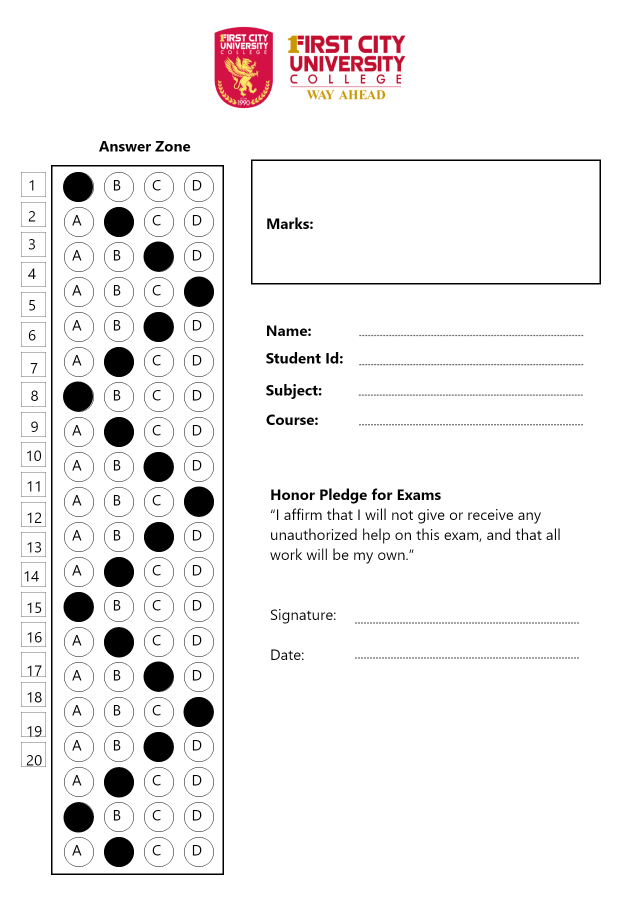
#> input picture Resources/OMR_Long_Short.png, 1240 x 1812 px (shown at 1/2 size)
$ python Test_Long.py
#> lines starting #> are read from the running program, lines starting #| are printed output that depends on the picture; after the words box and inside, x2 and y2 are one past the last pixel; in counts of white or black regions, pixels touching at a corner belong together
### utility_long.py
import cv2
import numpy as np

# 1. STACK ALL THE IMAGES IN ONE WINDOW (FIXED LOGIC)
def stackImages(imgArray,scale,lables=[]):
    rows = len(imgArray)
    cols = len(imgArray[0])
    rowsAvailable = isinstance(imgArray[0], list)
    width = imgArray[0][0].shape[1]
    height = imgArray[0][0].shape[0]
    if rowsAvailable:
        for x in range ( 0, rows):
            for y in range(0, cols):
                imgArray[x][y] = cv2.resize(imgArray[x][y], (0, 0), None, scale, scale)
                if len(imgArray[x][y].shape) == 2: imgArray[x][y]= cv2.cvtColor( imgArray[x][y], cv2.COLOR_GRAY2BGR)
        imageBlank = np.zeros((height, width, 3), np.uint8)
        hor = [imageBlank]*rows
        hor_con = [imageBlank]*rows
        for x in range(0, rows):
            hor[x] = np.hstack(imgArray[x])
            hor_con[x] = np.concatenate(imgArray[x])
        ver = np.vstack(hor)
        ver_con = np.concatenate(hor)
    else:
        for x in range(0, rows):
            imgArray[x] = cv2.resize(imgArray[x], (0, 0), None, scale, scale)
            if len(imgArray[x].shape) == 2: imgArray[x] = cv2.cvtColor(imgArray[x], cv2.COLOR_GRAY2BGR)
        hor= np.hstack(imgArray)
        hor_con= np.concatenate(imgArray)
        ver = hor
    if len(lables) != 0:
        eachImgWidth= int(ver.shape[1] / cols)
        eachImgHeight = int(ver.shape[0] / rows)
        #print(eachImgHeight)
        for d in range(0, rows):
            for c in range (0,cols):
                cv2.rectangle(ver,(c*eachImgWidth,eachImgHeight*d),(c*eachImgWidth+len(lables[d][c])*13+27,30+eachImgHeight*d),(255,255,255),cv2.FILLED)
                cv2.putText(ver,lables[d][c],(eachImgWidth*c+10,eachImgHeight*d+20),cv2.FONT_HERSHEY_COMPLEX,0.7,(255,0,255),2)
    return ver

# 2. IDENTIFY RECTANGLE CONTOURS
def rectContour(contours):

    rectCon = []     #CREATE NEW LIST
    max_area = 0

    # 2.1. LOOP THROUGH ALL CONTOURS
    for i in contours:
        area = cv2.contourArea(i)
        # print(area) # CHECK CONTOUR AREA

        if area > 50:
            peri = cv2.arcLength(i, True)
            approx = cv2.approxPolyDP(i, 0.02 * peri, True)
            # print("Corner Points: ", len(approx))
            if len(approx) == 4:
                # print(i)
                rectCon.append(i)
                # print(rectCon)
    # 2.2. REORDER AND SORT RECTCON, BASED ON OMR FORM
    rectCon = sorted(rectCon, key=cv2.contourArea,reverse=True) # reverse=True, sort in descending order (biggest to smallest)
    # print(len(rectCon))
    return rectCon

# 3. TBA
def reorder(myPoints):
    myPoints = myPoints.reshape((4, 2)) # REMOVE EXTRA BRACKET
    myPointsNew = np.zeros((4, 1, 2), np.int32) # NEW MATRIX WITH ARRANGED POINTS
    add = myPoints.sum(1)
    # print(myPoints)
    # print(add)
    myPointsNew[0] = myPoints[np.argmin(add)]  #[0,0]
    # print(np.argmax(add))
    myPointsNew[3] =myPoints[np.argmax(add)]   #[w,h]
    diff = np.diff(myPoints, axis=1)
    myPointsNew[1] =myPoints[np.argmin(diff)]  #[w,0]
    myPointsNew[2] = myPoints[np.argmax(diff)] #[h,0]
    # print(diff)
    return myPointsNew

# 4. SPLIT BUBBLES VERTICALLY INSIDE OF ANSWER ZONE
def splitBoxes(img):

    rows = np.vsplit(img,20)     # 10, because there is 10 rows
    cv2.imshow("Split",rows[0])

    # Split bubbles horizontally
    boxes=[]
    for r in rows:
        cols= np.hsplit(r,4)   # 4, because there is 4 questions per column
        for box in cols:
            boxes.append(box)
            cv2.imshow("Split",box)
    return boxes

# 5. GET CORNER POINTS OF CONTOUR
def getCornerPoints(cont):
    peri = cv2.arcLength(cont, True) # LENGTH OF CONTOUR
    approx = cv2.approxPolyDP(cont, 0.02 * peri, True) # APPROXIMATE THE POLY TO GET CORNER POINTS
    return approx

# 6. DISPLAY ANSWERS
# def showAnswers(img,myIndex,grading,ans,questions=5,choices=5): # (PREDEFINED)
def showAnswers(img,myIndex,grading,ans,questions,choices):

    # SIMULATE A 5*5 shape (based on answer zone)
    sectWidth = int(img.shape[1]/questions)
    sectHeight = int(img.shape[0]/choices)

    for x in range(0,questions):
        myAns = myIndex[x]

        # [5 lines of commented-out code are left out]

        cY = ((x * sectHeight)//5)+30

        if grading[x]==1:          # LOGIC: 1 correct answer, 0 wrong answer
            if myAns == 0:
                cX = (myAns * sectWidth) + sectWidth // 2 + 50  # DEFAULT FORMAT
                # cY = (x * sectWidth) +20
            elif myAns == 1:
                cX = (myAns * sectWidth) + sectWidth // 2 + 120  # DEFAULT FORMAT
                # cY = (x * sectWidth)+50
            elif myAns == 2:
                cX = (myAns * sectWidth) + sectWidth // 2 + 200  # DEFAULT FORMAT
                # cY = (x * sectWidth)+100
            elif myAns == 3:
                cX = (myAns * sectWidth) + sectWidth // 2 + 270  # DEFAULT FORMAT
                # cY = (x * sectWidth)+150

            myColor = (0,255,0)     # GREEN
            cv2.circle(img,(cX,cY),10,myColor,cv2.FILLED)  # Fill correct answer in GREEN

        elif grading[x]==0:
            if myAns == 0:
                cX = (myAns * sectWidth) + sectWidth // 2 + 50    #DEFAULT FORMAT
            elif myAns == 1:
                cX = (myAns * sectWidth) + sectWidth // 2 + 120    #DEFAULT FORMAT
            elif myAns == 2:
                cX = (myAns * sectWidth) + sectWidth // 2 + 200   #DEFAULT FORMAT
            elif myAns == 3:
                cX = (myAns * sectWidth) + sectWidth // 2 + 270   #DEFAULT FORMAT

            myColor = (123, 24, 24)  # BLUE
            cv2.circle(img, (cX, cY), 10, myColor, cv2.FILLED)  # Fill correct answer in BLUE

            correctAns = ans[x]
            if correctAns== 0:
                cX = (correctAns * sectWidth) + sectWidth // 2 + 50  # DEFAULT FORMAT
            elif correctAns== 1:
                cX = (correctAns* sectWidth) + sectWidth // 2 + 120  # DEFAULT FORMAT
            elif correctAns == 2:
                cX = (correctAns* sectWidth) + sectWidth // 2 + 200  # DEFAULT FORMAT
            elif correctAns == 3:
                cX = (correctAns* sectWidth) + sectWidth // 2 + 270  # DEFAULT FORMAT
            myColor = (0,255,0)     # GREEN
            cv2.circle(img, (cX, cY), 10, myColor, cv2.FILLED)  # Fill correct answer in GREEN


    cv2.imshow("Show Answers",img)
    return img

### Test_Long.py
import cv2
import numpy as np
from PIL import Image

# IMPORT FUNCTIONS FROM utility_long FILE
import utility_long

#########IMAGE#########
# path="sample.jpg"
# path="Resources/OMR_Custom_Shaded_1.png"
path= "Resources/OMR_Long_Short.png"
# ADJUST HERE TO IMRPOVE CLARITY
widthImg=400
heightImg=1000
#########IMAGE#########

##OMR QUESTION FORMAT##
questions=20
choices=4
ans = [0,1,2,3,2,1,0,1,2,3,2,1,0,1,2,3,2,1,0,2]

##OMR QUESTION FORMAT##

# RETRIEVE IMAGE
img=cv2.imread(path)
#> img is the input picture: shape (1812, 1240, 3); mean B, G, R 239.8, 239.7, 241.5

# PREPROCESSING
img=cv2.resize(img,(widthImg,heightImg))
#> img: shape (1000, 400, 3)
imgContours=img.copy()
imgFinal=img.copy()
imgBiggestContours=img.copy()
imgGray=cv2.cvtColor(img,cv2.COLOR_BGR2GRAY)
imgBlur=cv2.GaussianBlur(imgGray,(5,5),1)
imgCanny=cv2.Canny(imgBlur,10,50)
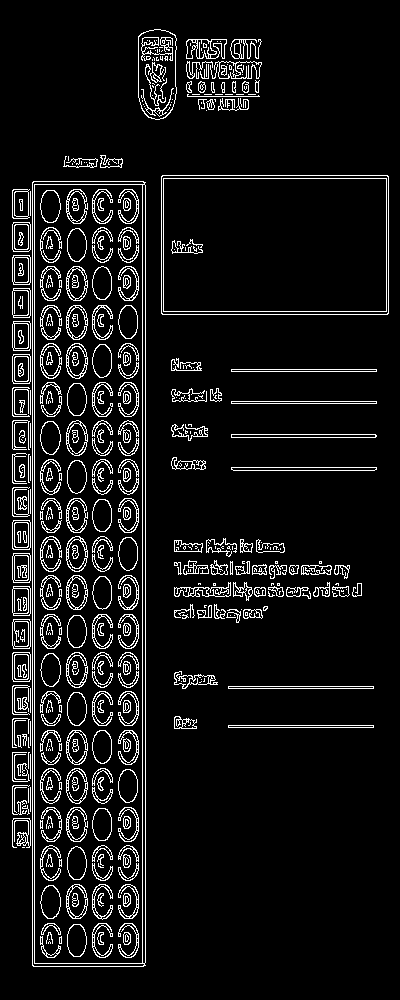
#> imgCanny: shape (1000, 400); 8.2% white in thin lines or dots, all inside (x1, y1, x2, y2) = (12, 29, 389, 967)

# FIND ALL CONTOURS
contours, hierarchy = cv2.findContours(imgCanny,cv2.RETR_EXTERNAL,cv2.CHAIN_APPROX_NONE)
#> contours = 169 contours, 98 with area under 20; largest, box (x1, y1, x2, y2) and area: (32, 181, 146, 967) 88697, (161, 175, 389, 315) 31551, (138, 29, 177, 120) 3064, (214, 61, 262, 79) 596, (186, 39, 227, 59) 594

# DISPLAY CONTOURS, -1 means all index,RGB Green Colour(0,255,0),thickness=10
cv2.drawContours(imgContours,contours,-1,(0,255,0),10)
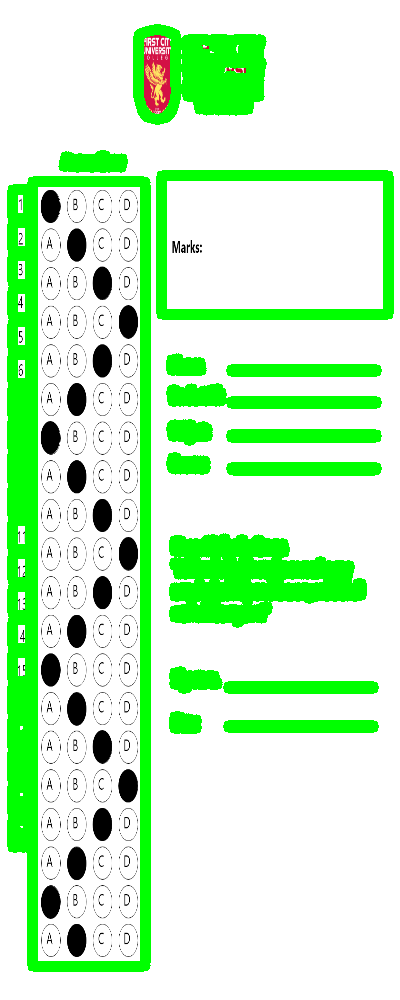
#> imgContours: shape (1000, 400, 3); mean B, G, R 194.8, 245.6, 195.4

# FIND RECTANGLES
rectCon=utility_long.rectContour(contours)
#> the loop in rectContour, `for i in contours:` made 169 passes
#> (area, peri, approx) on passes 15, 22, 26, 27, 49, 68, 77: (290, 294, [[228, 725], [373, 727]]), (290, 294, [[228, 686], [373, 688]]), (517, 91.66, [[13, 652], [13, 681], [29, 681], [29, 652]]), (514, 91.66, [[13, 619], [13, 648], [29, 648], [29, 619]]), (514, 91.66, [[13, 586], [13, 615], [29, 615], [29, 586]]), (115.5, 50.38, [[266, 565], [253, 565], [252, 574], [266, 574]]), (514, 91.66, [[13, 553], [13, 582], [29, 582], [29, 553]])
#> after the loop in rectContour, `for i in contours:`: rectCon = 12 contours; largest, box (x1, y1, x2, y2) and area: (32, 181, 146, 967) 88697, (161, 175, 389, 315) 31551, (12, 652, 31, 682) 517, (12, 520, 31, 550) 517, (12, 354, 31, 384) 516

#BIGGEST CONTOUR (BUBBLE)
biggestContour=utility_long.getCornerPoints(rectCon[0])
#> in getCornerPoints, `peri = cv2.arcLength(cont, True)`: peri = 1795.3
#> in getCornerPoints, `approx = cv2.approxPolyDP(cont, 0.02 * peri, True)`: approx = [[33, 181], [32, 965], [143, 966], [145, 182]]
#> biggestContour = [[33, 181], [32, 965], [143, 966], [145, 182]]
# print(biggestContour.shape)
#2nd BIGGEST CONTOUR (RESULT ZONE)
gradePoints= utility_long.getCornerPoints(rectCon[1])
#> gradePoints = [[161, 176], [162, 314], [388, 313], [387, 175]]

#LOCATE BUBBLE and RESULT ZONE
if biggestContour.size!=0 and gradePoints.size!=0:
    cv2.drawContours(imgBiggestContours,biggestContour,-1,(0,255,0),20)
    cv2.drawContours(imgBiggestContours,gradePoints,-1,(255,0,0),20)
    biggestContour=utility_long.reorder(biggestContour)
#> in reorder, `myPoints = myPoints.reshape((4, 2))`: myPoints = [[33, 181], [32, 965], [143, 966], [145, 182]]
#> in reorder, `add = myPoints.sum(1)`: add = [214, 997, 1109, 327]
#> in reorder, `diff = np.diff(myPoints, axis=1)`: diff = [148, 933, 823, 37]
#> biggestContour = [[33, 181], [145, 182], [32, 965], [143, 966]]
    gradePoints=utility_long.reorder(gradePoints)
#> gradePoints = [[161, 176], [387, 175], [162, 314], [388, 313]]

    # 1. BIRDS EYE VIEW: BUBBLE ZONE
    pt1=np.float32(biggestContour)
#> pt1 = [[33, 181], [145, 182], [32, 965], [143, 966]]
    pt2=np.float32([[0,0],[widthImg,0],[0,heightImg],[widthImg,heightImg]])
    matrix=cv2.getPerspectiveTransform(pt1,pt2)
#> matrix = [[3.56, 0.00455, -118.4], [-0.0113, 1.26, -228], [2.04e-07, -1.14e-05, 1]]
    imgWarpColored=cv2.warpPerspective(img,matrix,(widthImg,heightImg))
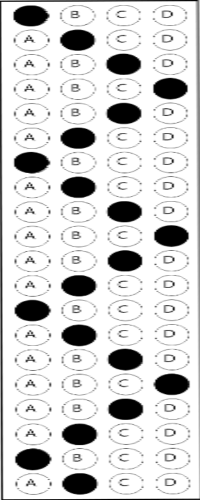
#> imgWarpColored: shape (1000, 400, 3) (shown at 1/2 size); min 0, max 255, mean 212.3
    cv2.imshow("Bubble Zone",imgWarpColored)

    # 2. BIRDS EYE VIEW: GRADE ZONE
    ptGrade1=np.float32(gradePoints)
#> ptGrade1 = [[161, 176], [387, 175], [162, 314], [388, 313]]
    ptGrade2=np.float32([[0,0],[325,0],[0,150],[325,150]])
    matrixGrade=cv2.getPerspectiveTransform(ptGrade1,ptGrade2)
#> matrixGrade = [[1.44, -0.0104, -229.7], [0.00481, 1.09, -192.1], [-8.48e-19, -2.21e-18, 1]]
    imgGradeDisplay=cv2.warpPerspective(img,matrixGrade,(325,150))
    # cv2.imshow("Grade",imgGradeDisplay)

    #3. APPLY THRESHOLD
    imgWarpGray = cv2.cvtColor(imgWarpColored,cv2.COLOR_BGR2GRAY)
    # 170 determines the intensity of the shaded region
    imgThresh =cv2.threshold(imgWarpGray,170,255,cv2.THRESH_BINARY_INV)[1]
#> imgThresh: shape (1000, 400); 17.8% white; 1328 white regions (1187 under 20 px), largest, box (x1, y1, x2, y2) and area: (0, 0, 400, 1000) 9436, (30, 897, 103, 941) 2464, (216, 697, 286, 741) 2442

    # 4. FIND INDIVIDUAL BUBBLES
    boxes = utility_long.splitBoxes(imgThresh)
#> in splitBoxes, `rows = np.vsplit(img,20)`: rows = 20 items
#> the loop in splitBoxes, `for r in rows:` made 20 passes
#> after the loop in splitBoxes, `for r in rows:`: boxes = 80 items
#> boxes = 80 items
    # cv2.imshow("Test",boxes[2])

    # 5. FIND MARK BUBBLES (USE Non-Zero Pixels)
    # print(cv2.countNonZero(boxes[1]),cv2.countNonZero(boxes[2]))

    # 6. GETTING NON-Zero PIXEL VALUES OF EACH BUBBLE
    myPixelValue=np.zeros((questions,choices))
    countCol=0
    countRow=0

    # Loop through all bubbles
    for image in boxes:
        totalPixels=cv2.countNonZero(image)
        # 5x5 array (5 questions and 5 choices)
        myPixelValue[countRow][countCol]=totalPixels
        countCol+=1
        if(countCol==choices):countRow+=1;countCol=0
#> this loop made 80 passes
#> totalPixels on passes 1 to 8: 2760, 506, 439, 752, 442, 2352, 187, 489
#> after the loop, countCol = 0; countRow = 20; myPixelValue = 20 rows, first 6: [2760, 506, 439, 752], [442, 2352, 187, 489], [419, 260, 2406, 501], [436, 240, 170, 2666], [437, 232, 2390, 502], [450, 2367, 168, 483]
    # print(myPixelValue)


    # FINDING INDEX VALUES OF THE MARKING
    # LOGIC: USE THE MAXIMUM VALUE, TO GET THE SHADED BUBBLE
    myIndex = []
    for x in range (0,questions):
        arr= myPixelValue[x]
        print("Q",x,":",arr)
        myIndexVal=np.where(arr==np.amax(arr))
        print("Shaded:",myIndexVal[0])
        myIndex.append(myIndexVal[0][0])
#> this loop made 20 passes
#> (arr, myIndexVal) on passes 1 to 8: ([2760, 506, 439, 752], ([0],)), ([442, 2352, 187, 489], ([1],)), ([419, 260, 2406, 501], ([2],)), ([436, 240, 170, 2666], ([3],)), ([437, 232, 2390, 502], ([2],)), ([450, 2367, 168, 483], ([1],)), ([2630, 238, 177, 459], ([0],)), ([451, 2397, 176, 441], ([1],))
#> (printed output is left out)
#> after the loop, myIndex = [0, 1, 2, 3, 2, 1, 0, 1, 2, 3, 2, 1, 0, 1, 2, 3, 2, 1, 0, 1]
    # print(myIndex)

    # GRADING
    grading=[]
    for x in range (0,questions):
        if ans[x]==myIndex[x]:
            # 1 if answer is correct, 0 if answer is wrong
            grading.append(1)
        else: grading.append(0)
#> after the loop, grading = [1, 1, 1, 1, 1, 1, 1, 1, 1, 1, 1, 1, 1, 1, 1, 1, 1, 1, 1, 0]
    # print(grading)
    score = sum(grading)/questions *100 # FINAL GRADE
#> score = 95
    print(score)
#| 95.0

    #DISPLAY ANSWERS
    imgResults = imgWarpColored.copy()
    imgResults = utility_long.showAnswers(imgResults,myIndex, grading, ans, questions, choices)
#> the loop in showAnswers, `for x in range(0,questions):` made 20 passes
#> (myAns, cX) on passes 1 to 8: (0, 60), (1, 150), (2, 250), (3, 340), (2, 250), (1, 150), (0, 60), (1, 150)

    #DISPLAY ANSWERS (Just shades only)
    imgRawDrawing = np.zeros_like(imgWarpColored)
    imgRawDrawing = utility_long.showAnswers(imgRawDrawing,myIndex,grading,ans,questions,choices)
#> call 2 of showAnswers, with questions = 20, choices = 4
#> the loop in showAnswers (call 2), `for x in range(0,questions):` made 20 passes
#> after the loop in showAnswers (call 2), `for x in range(0,questions):`:
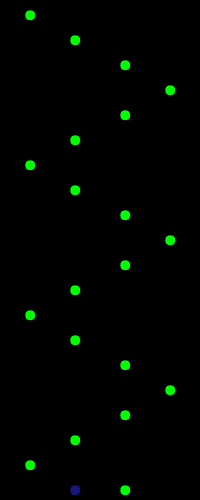
#> img: shape (1000, 400, 3) (shown at 1/2 size); mean B, G, R 0.1, 4.1, 0

    #DISPLAY ANSWERS (Based on original image)
    invMatrix = cv2.getPerspectiveTransform(pt2,pt1)
#> invMatrix = [[0.28, -0.000712, 33], [0.00249, 0.793, 181], [-2.87e-08, 9.01e-06, 1]]
    imgInvWarp = cv2.warpPerspective(imgRawDrawing,invMatrix,(widthImg,heightImg))

    #DISPLAY GRADES (Based on original image)
    imgRawGrade = np.zeros_like(imgGradeDisplay)
    cv2.putText(imgRawGrade,str(int(score))+"%",(50,100),cv2.FONT_HERSHEY_COMPLEX,3,(0,255,255),3)
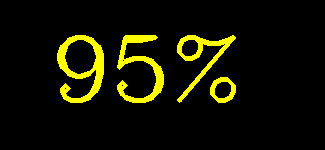
#> imgRawGrade: shape (150, 325, 3); mean of channels 0, 1, 2 0, 18.3, 18.3; drawn as B, G, R
    # cv2.imshow("Grade",imgRawGrade)

    #DISPLAY FINAL RESULTS (Based on original image)
    invMatrixG = cv2.getPerspectiveTransform(ptGrade2,ptGrade1)
#> invMatrixG = [[0.695, 0.00667, 161], [-0.00308, 0.92, 176], [0, 0, 1]]
    imgInvGradeDisplay = cv2.warpPerspective(imgRawGrade, invMatrixG, (widthImg,heightImg))
    imgFinal = cv2.addWeighted(imgFinal,0.8,imgInvWarp,1,0)
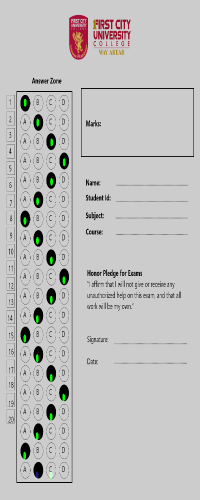
#> imgFinal: shape (1000, 400, 3) (shown at 1/2 size); mean B, G, R 191.8, 192.5, 193.1
    imgFinal = cv2.addWeighted(imgFinal,1,imgInvGradeDisplay,1,0)

# print(len(biggestContour))
# print(biggestContour)

# BLANK IMAGE DECLARATION
imgBlank=np.zeros_like(img)

# DISPLAY AN ARRAY OF IMAGE
imageArray = ([img,imgGray,imgBlur,imgCanny],
              [imgContours,imgBiggestContours,imgWarpColored,imgThresh],
              [imgResults,imgRawDrawing,imgInvWarp,imgFinal])

labels = [["Original","Gray","Blur","Blur"],
          ["Contours","Biggest Contours","Warp","Threshold"],
          ["Result","Raw","Inverse","Inverse Warp","Final"]
          ]
imgStacked = utility_long.stackImages(imageArray,0.4,labels)
#> in stackImages, `rows = len(imgArray)`: rows = 3
#> in stackImages, `cols = len(imgArray[0])`: cols = 4
#> in stackImages, `rowsAvailable = isinstance(imgArray[0], list)`: rowsAvailable = True
#> in stackImages, `hor = [imageBlank]*rows`: hor = 3 items
#> in stackImages, `eachImgWidth= int(ver.shape[1] / cols)`: eachImgWidth = 160
#> in stackImages, `eachImgHeight = int(ver.shape[0] / rows)`: eachImgHeight = 400
#> after the loop in stackImages, `for d in range(0, rows):`:
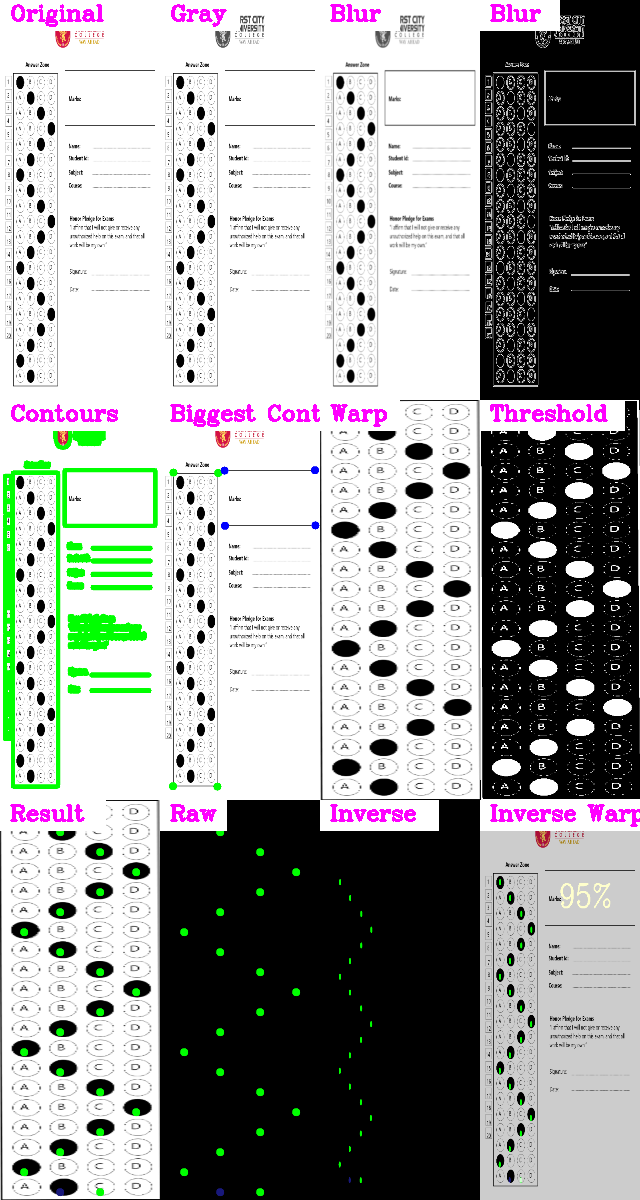
#> ver: shape (1200, 640, 3); mean of channels 0, 1, 2 158.3, 160, 158.5; drawn as B, G, R
# DISPLAY FINAL IMAGE
cv2.imshow("Stacked Images",imgFinal)
cv2.imwrite("Test_Long_FinalResult.png", imgFinal)
# cv2.imshow("Stacked Images",imgResults)
# cv2.imshow("Stacked Images",imgStacked)


# TEST OPENCV OUTPUT: VIEW OUTPUT
# cv2.imshow("Original",img)
cv2.waitKey(0)
